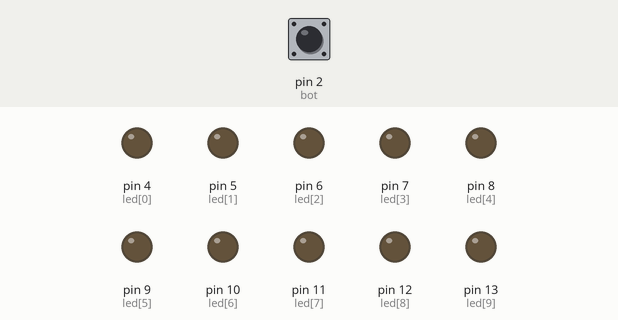
This sketch was run on a simulated Arduino Uno, built with avr-gcc and run on an emulated ATmega328P. On the bench: output pins drawn as LEDs (lit = HIGH). Dashed ring = blinking. Inputs (shaded band) come from the test bench; at power-on: pin 2 (bot) HIGH.

Above: at 1.2 s.
1.3 s: pin 2 (bot) pulled LOW for 1 s
At 1.5 s:
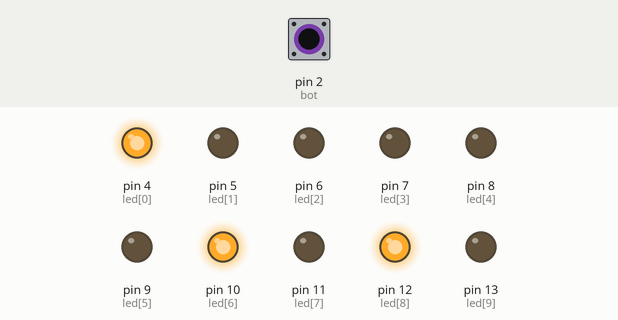
At 2.3 s:
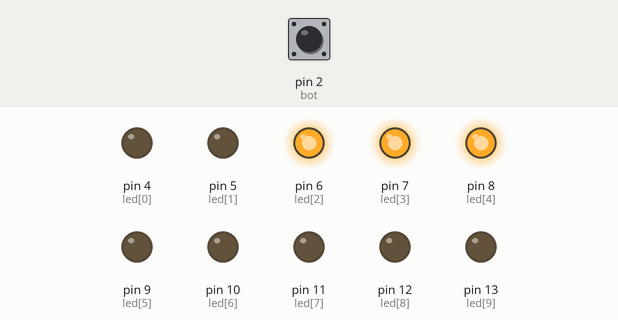
4.3 s: pin 2 (bot) pulled LOW for 3.2 s
At 5.3 s:
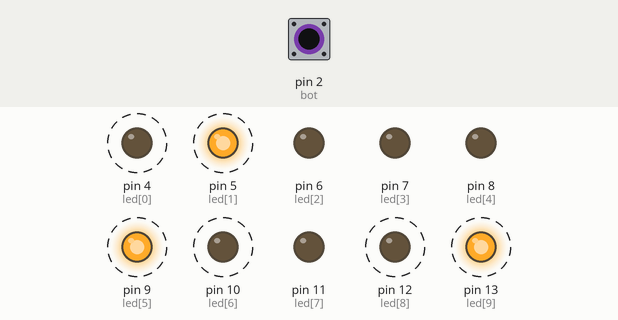
Timing chart, 0 to 9.0 s (numbered marks = the images above; inputs shaded):
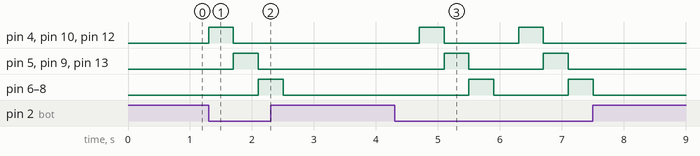

The sketch:

DerechaEstructuras.ino
```cpp
// Programa derecha_flecha_LEDs_estructura encendido de LEDs
// Realiza el encendido de 10 LEDS hacia la derecha (forma de flecha)

// Variables
int bot = 2;
int led[] = {4,5,6,7,8,9,10,11,12,13};
int numLeds = 10;
int tiempoRet = 400;
int estePin;
int cuenta_der = 0;
bool bot_der = HIGH; // if you want to TURN IT ON wihtout a BUTTON then it's HIGH, if you install the button then it's LOW
// original is LOW

// función setup : number of LEDs
void setup() {
  pinMode(bot, INPUT);
  for (estePin = 0; estePin<numLeds; estePin++){
    pinMode(led[estePin], OUTPUT);
  }
}

//  función loop
void loop(){
  bot_der = digitalRead (bot);
  if (bot_der == LOW){    // inverse value OF LINE "bool bot_der = LOW OR HIGH;" || original is HIGH
    switch (cuenta_der){
      case 0:
        digitalWrite(led[0], HIGH);
        digitalWrite(led[8], HIGH);
        digitalWrite(led[6], HIGH);
        break;
      case 1:
        digitalWrite(led[1], HIGH);
        digitalWrite(led[9], HIGH);
        digitalWrite(led[5], HIGH);
        break;
      case 2:
        digitalWrite(led[2], HIGH);
        digitalWrite(led[3], HIGH);
        digitalWrite(led[4], HIGH);
        break;
      default:
      ;
    }
    delay (tiempoRet);
    cuenta_der++;
    if (cuenta_der > 3){
      cuenta_der = 0;
    }
    for (estePin = 0; estePin < numLeds; estePin++){
      digitalWrite (led[estePin], LOW);
    }
  }
}
```

Measured:
- after the input at 1.3 s, pin 4 (led[0]), pin 10 (led[6]), pin 12 (led[8]): LOW → HIGH at once, → LOW 0.40 s later; pin 5 (led[1]), pin 9 (led[5]), pin 13 (led[9]): LOW → HIGH after 0.40 s, → LOW 0.40 s later; pin 6 (led[2]), pin 7 (led[3]), pin 8 (led[4]): LOW → HIGH after 0.80 s, → LOW 0.40 s later
- after the input at 4.3 s, pin 4 (led[0]): alternates HIGH for 0.40 s and LOW for 1.2 s, 4 changes in all, then stays LOW, starting after 0.40 s; pin 5 (led[1]): alternates HIGH for 0.40 s and LOW for 1.2 s, 4 changes in all, then stays LOW, starting after 0.80 s
